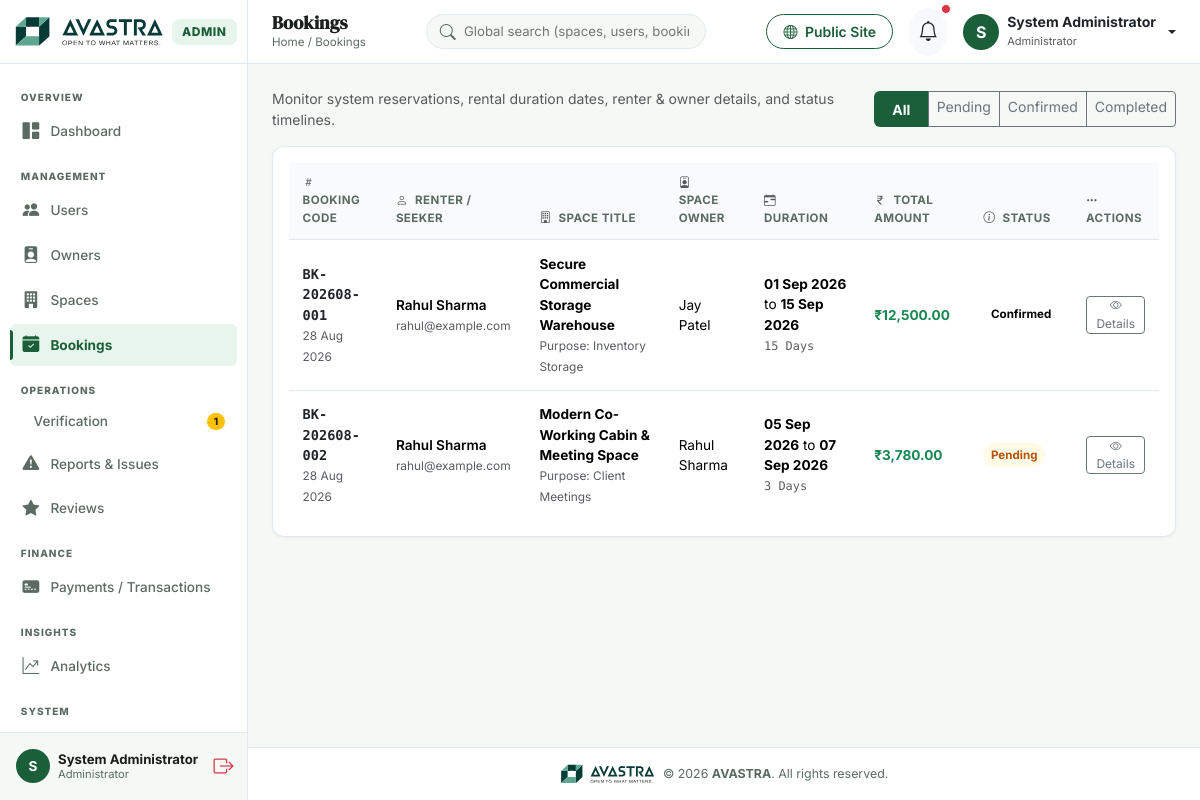
The app's page /admin/bookings.php (signed in) with its own data.
### tables this page shows
CREATE TABLE IF NOT EXISTS `bookings` (
  `id` INT AUTO_INCREMENT PRIMARY KEY,
  `booking_code` VARCHAR(50) NOT NULL UNIQUE,
  `space_id` INT NOT NULL,
  `seeker_id` INT NOT NULL,
  `start_date` DATE NOT NULL,
  `end_date` DATE NOT NULL,
  `total_days` INT NOT NULL,
  `purpose` VARCHAR(150) NOT NULL,
  `base_amount` DECIMAL(10, 2) NOT NULL,
  `platform_fee` DECIMAL(10, 2) NOT NULL,
  `deposit_amount` DECIMAL(10, 2) DEFAULT 0.00,
  `total_amount` DECIMAL(10, 2) NOT NULL,
  `status` ENUM('pending', 'confirmed', 'active', 'completed', 'cancelled', 'rejected') NOT NULL DEFAULT 'pending',
  `cancellation_reason` TEXT DEFAULT NULL,
  `created_at` TIMESTAMP DEFAULT CURRENT_TIMESTAMP,
  `updated_at` TIMESTAMP DEFAULT CURRENT_TIMESTAMP ON UPDATE CURRENT_TIMESTAMP,
  FOREIGN KEY (`space_id`) REFERENCES `spaces` (`id`) ON DELETE CASCADE,
  FOREIGN KEY (`seeker_id`) REFERENCES `users` (`id`) ON DELETE CASCADE
);

CREATE TABLE IF NOT EXISTS `users` (
  `id` INT AUTO_INCREMENT PRIMARY KEY,
  `role_id` INT NOT NULL DEFAULT 2,
  `full_name` VARCHAR(100) NOT NULL,
  `email` VARCHAR(150) NOT NULL UNIQUE,
  `password_hash` VARCHAR(255) NOT NULL,
  `phone` VARCHAR(20) DEFAULT NULL,
  `profile_image` VARCHAR(255) DEFAULT 'default-avatar.png',
  `address` TEXT DEFAULT NULL,
  `city` VARCHAR(100) DEFAULT NULL,
  `state` VARCHAR(100) DEFAULT NULL,
  `zip_code` VARCHAR(20) DEFAULT NULL,
  `status` ENUM('active', 'inactive', 'blocked', 'pending') NOT NULL DEFAULT 'active',
  `email_verified` TINYINT(1) DEFAULT 0,
  `created_at` TIMESTAMP DEFAULT CURRENT_TIMESTAMP,
  `updated_at` TIMESTAMP DEFAULT CURRENT_TIMESTAMP ON UPDATE CURRENT_TIMESTAMP,
  FOREIGN KEY (`role_id`) REFERENCES `roles` (`id`) ON DELETE CASCADE
);

CREATE TABLE IF NOT EXISTS `spaces` (
  `id` INT AUTO_INCREMENT PRIMARY KEY,
  `owner_id` INT NOT NULL,
  `category_id` INT NOT NULL,
  `title` VARCHAR(255) NOT NULL,
  `description` TEXT NOT NULL,
  `address` TEXT NOT NULL,
  `city` VARCHAR(100) NOT NULL,
  `state` VARCHAR(100) NOT NULL,
  `zip_code` VARCHAR(20) NOT NULL,
  `latitude` DECIMAL(10, 8) DEFAULT NULL,
  `longitude` DECIMAL(11, 8) DEFAULT NULL,
  `total_sqft` INT NOT NULL,
  `max_capacity` INT DEFAULT 10,
  `daily_rate` DECIMAL(10, 2) NOT NULL,
  `weekly_rate` DECIMAL(10, 2) DEFAULT NULL,
  `monthly_rate` DECIMAL(10, 2) DEFAULT NULL,
  `security_deposit` DECIMAL(10, 2) DEFAULT 0.00,
  `verification_status` ENUM('pending', 'approved', 'rejected') NOT NULL DEFAULT 'pending',
  `rejection_reason` TEXT DEFAULT NULL,
  `is_active` TINYINT(1) DEFAULT 1,
  `created_at` TIMESTAMP DEFAULT CURRENT_TIMESTAMP,
  `updated_at` TIMESTAMP DEFAULT CURRENT_TIMESTAMP ON UPDATE CURRENT_TIMESTAMP,
  FOREIGN KEY (`owner_id`) REFERENCES `users` (`id`) ON DELETE CASCADE,
  FOREIGN KEY (`category_id`) REFERENCES `categories` (`id`) ON DELETE CASCADE
);

### admin/bookings.php (the view, shortened to what this page needs)
<?php
require_once __DIR__ . '/includes/header.php';
require_once __DIR__ . '/includes/sidebar.php';
$db = Database::getInstance();
$statusFilter = $_GET['status'] ?? 'all';
$whereClauses = ["1=1"];
$params = [];
$sql = "
    SELECT b.*, s.title AS space_title, u.full_name AS seeker_name, u.email AS seeker_email,
           o.full_name AS owner_name
    FROM bookings b
    JOIN spaces s ON b.space_id = s.id
    JOIN users u ON b.seeker_id = u.id
    JOIN users o ON s.owner_id = o.id
    WHERE " . implode(' AND ', $whereClauses) . "
    ORDER BY b.created_at DESC
";
$stmt = $db->prepare($sql);
$stmt->execute($params);
$bookings = $stmt->fetchAll();
?>
<div id="admin-main">
    <?php require_once __DIR__ . '/includes/navbar.php'; ?>
    <main class="p-3 p-md-4">
        <div class="d-flex flex-column flex-sm-row justify-content-between align-items-sm-center gap-2 mb-3">
            <div>
                <p class="text-muted small mb-0">Monitor system reservations, rental duration dates, renter & owner details, and status timelines.</p>
            </div>
            <div class="btn-group btn-group-sm">
                <a href="bookings.php?status=all" class="btn <?= ($statusFilter === 'all') ? 'btn-avastra fw-bold' : 'btn-outline-secondary'; ?>">All</a>
                <a href="bookings.php?status=pending" class="btn <?= ($statusFilter === 'pending') ? 'btn-warning text-dark fw-bold' : 'btn-outline-secondary'; ?>">Pending</a>
                <a href="bookings.php?status=confirmed" class="btn <?= ($statusFilter === 'confirmed') ? 'btn-avastra fw-bold' : 'btn-outline-secondary'; ?>">Confirmed</a>
                <a href="bookings.php?status=completed" class="btn <?= ($statusFilter === 'completed') ? 'btn-info text-white fw-bold' : 'btn-outline-secondary'; ?>">Completed</a>
            </div>
        </div>
        <div class="avastra-card p-3">
            <?php if (empty($bookings)): ?>
                <div class="text-center py-5 text-muted">
                    <i class="bi bi-calendar-x fs-1 text-secondary mb-2 d-block"></i>
                    No bookings found for the selected status.
                </div>
            <?php else: ?>
                <div class="table-responsive">
                    <table class="table table-avastra align-middle mb-0" style="font-size:0.825rem;">
                        <thead>
                            <tr>
                                <th><i class="bi bi-hash me-1 text-muted"></i> Booking Code</th>
                                <th><i class="bi bi-person me-1 text-muted"></i> Renter / Seeker</th>
                                <th><i class="bi bi-building me-1 text-muted"></i> Space Title</th>
                                <th><i class="bi bi-person-badge me-1 text-muted"></i> Space Owner</th>
                                <th><i class="bi bi-calendar-range me-1 text-muted"></i> Duration</th>
                                <th><i class="bi bi-currency-rupee me-1 text-muted"></i> Total Amount</th>
                                <th><i class="bi bi-info-circle me-1 text-muted"></i> Status</th>
                                <th><i class="bi bi-three-dots me-1 text-muted"></i> Actions</th>
                            </tr>
                        </thead>
                        <tbody>
                            <?php foreach ($bookings as $b): ?>
                                <tr>
                                    <td>
                                        <div class="fw-bold text-dark font-mono"><?= htmlspecialchars($b['booking_code']); ?></div>
                                        <small class="text-muted"><?= date('d M Y', strtotime($b['created_at'])); ?></small>
                                    </td>
                                    <td>
                                        <div class="fw-semibold"><?= htmlspecialchars($b['seeker_name']); ?></div>
                                        <small class="text-muted"><?= htmlspecialchars($b['seeker_email']); ?></small>
                                    </td>
                                    <td>
                                        <div class="fw-bold"><?= htmlspecialchars($b['space_title']); ?></div>
                                        <small class="text-muted">Purpose: <?= htmlspecialchars($b['purpose']); ?></small>
                                    </td>
                                    <td><?= htmlspecialchars($b['owner_name']); ?></td>
                                    <td>
                                        <div><strong><?= date('d M Y', strtotime($b['start_date'])); ?></strong> to <strong><?= date('d M Y', strtotime($b['end_date'])); ?></strong></div>
                                        <small class="text-muted font-mono"><?= $b['total_days']; ?> Days</small>
                                    </td>
                                    <td class="fw-bold text-success">₹<?= number_format($b['total_amount'], 2); ?></td>
                                    <td>
                                        <span class="badge-status <?= $b['status']; ?>"><?= ucfirst($b['status']); ?></span>
                                    </td>
                                    <td>
                                        <button class="btn btn-sm btn-outline-secondary py-0 px-2" style="font-size:0.75rem;" data-bs-toggle="modal" data-bs-target="#bookingModal<?= $b['id']; ?>">
                                            <i class="bi bi-eye"></i> Details
                                        </button>
                                    </td>
                                </tr>
                            <?php endforeach; ?>
                        </tbody>
                    </table>
                </div>
            <?php endif; ?>
        </div>
    </main>
<?php require_once __DIR__ . '/includes/footer.php'; ?>

### records on screen
bookings: booking_code "BK-202608-001", created_at "28 Aug 2026", seeker.full_name "Rahul Sharma", seeker.email "rahul@example.com", space.title "Secure Commercial Storage Warehouse", purpose "Inventory Storage", users.full_name "Jay Patel", start_date "01 Sep 2026", end_date "15 Sep 2026", total_days "15", total_amount "12,500.00", status "Confirmed"
bookings: booking_code "BK-202608-002", created_at "28 Aug 2026", seeker.full_name "Rahul Sharma", seeker.email "rahul@example.com", space.title "Modern Co-Working Cabin & Meeting Space", purpose "Client Meetings", start_date "05 Sep 2026", end_date "07 Sep 2026", total_days "3", total_amount "3,780.00", status "Pending"

### other values on screen
$pendingVerificationCount "1"
substr($currentUser['full_name'] ?? 'A', 0, 1) "S"
$currentUser['full_name'] "System Administrator"
$pageTitle "Bookings"
